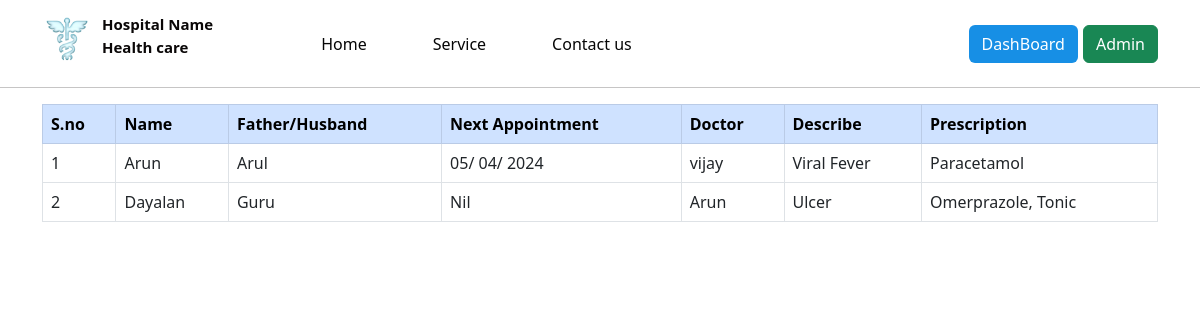
Page /all_patient on the committed database.
### home/models.py (models this page shows, shortened)
class prescription(models.Model):
    doctor = models.CharField(max_length=255,default=0)
    name = models.CharField(max_length=255)
    fh = models.CharField(max_length=100)
    nadate = models.CharField(max_length=20,default=0)
    description = models.TextField()
    prc = models.CharField(max_length=1000)

### home/views.py (the view)
# urls.py: path('all_patient',views.all_patient, name='all_patient'),
def all_patient(request):
    patient=prescription.objects.all()
    return render(request,"all_patient.html", {'patients':patient})

### home/templates/all_patient.html
{% include 'header.html' %}
{% load static %}
<div>
    {% include 'navbar.html' %}
</div>
<div class="container">
    <table class="table table-bordered table-hover mt-3">
        <tr class="table-primary">
            <th>S.no</th>
            <th>Name</th>
            <th>Father/Husband</th>
            <th>Next Appointment</th>
            <th>Doctor</th>
            <th>Describe</th>
            <th>Prescription</th>
        </tr>
        {% for pd in patients %}
        <tr>
            <td>{{forloop.counter}}</td>
            <td>{{pd.name}}</td>
            <td>{{pd.fh}}</td>
            <td>{{pd.nadate}}</td>
            <td>{{pd.doctor}}</td>
            <td>{{pd.description}}</td>
            <td>{{pd.prc}}</td>
        </tr>
        {% endfor %}
    </table>
</div>

### rows in the picture
prescription: name "Arun", fh "Arul", nadate "05/ 04/ 2024", doctor "vijay", description "Viral Fever", prc "Paracetamol"
prescription: name "Dayalan", fh "Guru", nadate "Nil", doctor "Arun", description "Ulcer", prc "Omerprazole, Tonic"
